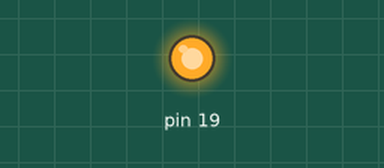
Bench run of a sketch on a simulated Arduino Uno, built with avr-gcc and run on an emulated ATmega328P. Shown: output pins drawn as LEDs (lit = HIGH). What the sketch prints to the serial monitor is not drawn.

Above: at 0.1 s.
Timing chart, 0 to 1.6 s (numbered marks = the images above):
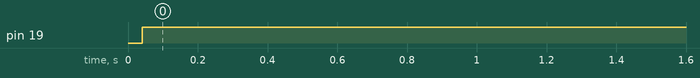

The sketch:

liberar_bus_I2C.ino
```cpp
#include <Wire.h>
#define SDA_PIN PIN_WIRE_SDA
#define SCL_PIN PIN_WIRE_SCL

void liberarBus() {
  pinMode(SCL_PIN, OUTPUT);
  pinMode(SDA_PIN, INPUT_PULLUP);
  // 9 pulsos de reloj para liberar un esclavo atascado
  for (int i = 0; i < 9; i++) {
    digitalWrite(SCL_PIN, LOW);
    delayMicroseconds(5);
    digitalWrite(SCL_PIN, HIGH);
    delayMicroseconds(5);
  }
}

void setup() {
  Serial.begin(115200);
  unsigned long t0 = millis();
  while (!Serial && millis() - t0 < 3000) {}
  Serial.println("Liberando bus I2C...");
  liberarBus();
  Wire.begin();
  Wire.setClock(100000);
  Serial.println("Listo. Ahora vuelve a cargar el escaner doble.");
}

void loop() {}
```

Measured:
- by itself, pin 19: LOW → HIGH at 0.04 s
